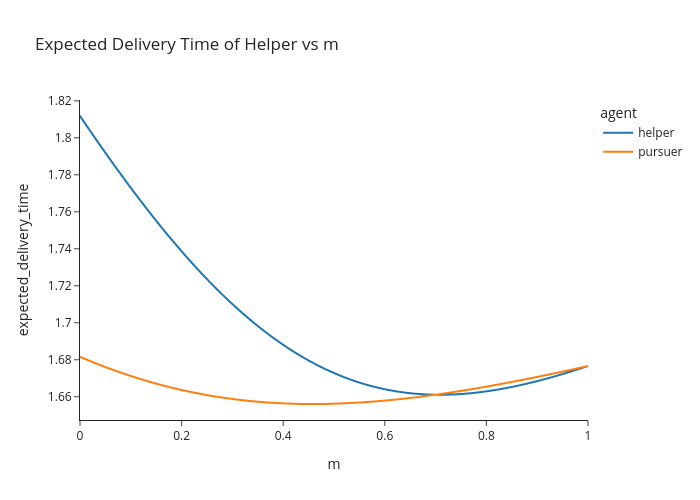

The script that drew this image:
import numpy as np
import pandas as pd
import plotly.express as px

NPOINTS = 1000

def main():
    times = np.linspace(0, 1, NPOINTS)
    dt = times[1] - times[0]
    p = 1/len(times) # probability of starter failing at each time step
    helper_start = np.array([0.0, 1.0])
    pursuer_start = np.copy(helper_start)
    starter_start = np.array([0.0, 0.0])

    rows = []
    for m in np.linspace(0, 1, NPOINTS): # helper ratios
        helper_pos = np.copy(helper_start)
        starter_pos = np.copy(starter_start)
        expected_delivery_time_helper = 0
        # expected_delivery_time_pursuer = 0
        for t in times:
            delay_helper = np.linalg.norm(helper_pos - starter_pos)
            expected_delivery_time_helper += (1+delay_helper) * p

            helper_pos += dt * (np.array([m, 0.0]) - helper_pos) / np.linalg.norm(np.array([m, 0.0]) - helper_pos)
            starter_pos += np.array([dt, 0.0])

        rows.append([m, 'helper', expected_delivery_time_helper])

    for r in np.linspace(0, 1, NPOINTS): # pursuit ratios
        pursuer_pos = np.copy(pursuer_start)
        starter_pos = np.copy(starter_start)
        expected_delivery_time_pursuer = 0
        for t in times:
            delay_pursuer = np.linalg.norm(pursuer_pos - starter_pos)
            expected_delivery_time_pursuer += (1+delay_pursuer) * p

            pursuit_point = np.array([starter_pos[0] + (1-starter_pos[0])*r, 0.0])
            pursuer_pos += dt * (pursuit_point - pursuer_pos) / np.linalg.norm(pursuit_point - pursuer_pos)
            starter_pos += np.array([dt, 0.0])

        rows.append([r, 'pursuer', expected_delivery_time_pursuer])
    df = pd.DataFrame(rows, columns=['m', 'agent', 'expected_delivery_time'])

    fig = px.line(
        df, x='m', y='expected_delivery_time',
        color='agent',
        template='simple_white',
        title='Expected Delivery Time of Helper vs m',
    )
    fig.write_image('expected.png')


    # Get minimum delivery time and m for each agent
    min_delivery_time_helper = df[df['agent'] == 'helper']['expected_delivery_time'].min()
    min_delivery_time_pursuer = df[df['agent'] == 'pursuer']['expected_delivery_time'].min()
    m_helper = df[(df['agent'] == 'helper') & (df['expected_delivery_time'] == min_delivery_time_helper)]['m'].values[0]
    r_pursuer = df[(df['agent'] == 'pursuer') & (df['expected_delivery_time'] == min_delivery_time_pursuer)]['m'].values[0]

    print(f"Minimum expected delivery time for helper: {min_delivery_time_helper:0.4f} at m = {m_helper:0.4f}")
    print(f"Minimum expected delivery time for pursuer: {min_delivery_time_pursuer:0.4f} at r = {r_pursuer:0.4f}")




if __name__ == '__main__':
    main()
    
